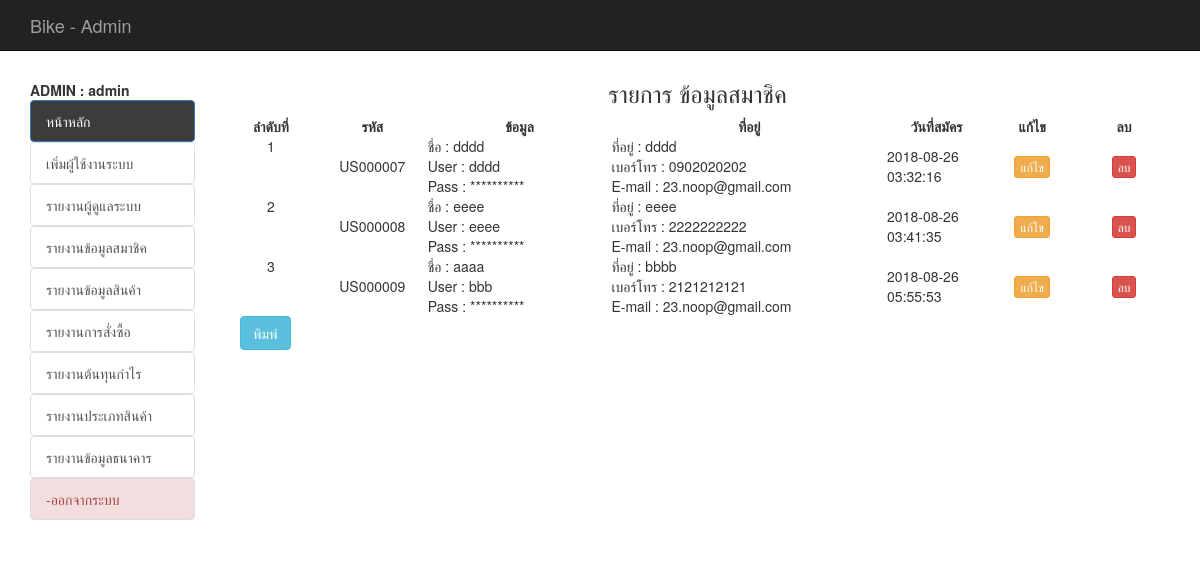
Screenshot of /backend/list_member.php (signed in) with the database file from the repository.
### tables this page shows
CREATE TABLE `tbl_member` (
  `mem_id` int(6) UNSIGNED ZEROFILL NOT NULL,
  `mem_name` varchar(50) NOT NULL,
  `mem_address` varchar(255) NOT NULL,
  `mem_tel` varchar(10) NOT NULL,
  `mem_username` varchar(20) NOT NULL,
  `mem_password` varchar(20) NOT NULL,
  `mem_email` varchar(20) NOT NULL,
  `status` varchar(5) NOT NULL,
  `sid` varchar(32) NOT NULL,
  `active` varchar(3) NOT NULL,
  `dateinsert` timestamp NOT NULL DEFAULT CURRENT_TIMESTAMP
);

### backend/mm.php (called while the page is built, shortened)
<?php require_once('../Connections/condb.php'); ?>
<?php
$colname_mm = "-1";
if (isset($_SESSION['MM_admin'])) {
  $colname_mm = $_SESSION['MM_admin'];
}
$query_mm = sprintf("SELECT * FROM tbl_admin WHERE admin_user = %s", GetSQLValueString($colname_mm, "text"));
$mm = mysql_query($query_mm, $condb) or die(mysql_error());
$row_mm = mysql_fetch_assoc($mm);
?>

### backend/list_member.php (the view, shortened to what this page needs)
<?php require_once('../Connections/condb.php'); ?>
<?php
if (!function_exists("GetSQLValueString")) {
  function GetSQLValueString($theValue, $theType, $theDefinedValue = "", $theNotDefinedValue = "")
  {
    $theValue = function_exists("mysql_real_escape_string") ? mysql_real_escape_string($theValue) : mysql_escape_string($theValue);
    switch ($theType) {
      case "text":
      $theValue = ($theValue != "") ? "'" . $theValue . "'" : "NULL";
      break;
    }
    return $theValue;
  }
}
$query_mem = "SELECT * FROM tbl_member ORDER BY mem_id ASC";
$mem = mysql_query($query_mem, $condb) or die(mysql_error());
$row_mem = mysql_fetch_assoc($mem);
?>
<!DOCTYPE html>
<html lang="en">
<head>
  <?php include('h.php');?>
  <?php include('datatable.php');?>
</head>
<body>
  <div class="container">
    <div class="row">
     <?php include('banner.php');?>
   </div>
   <div class="row">
     <div class="col-md-2">
      <br>
      <?php include('menu.php');?>
    </div>
    <div class="col-md-10">
      <h3 align="center"> รายการ ข้อมูลสมาชิค </h3>
      <table id="example" class="display" cellspacing="0" border="0">
        <thead>
          <tr align="center">
            <th width="5%">ลำดับที่</th>
            <th width="5%">รหัส</th>
            <th width="10%">ข้อมูล</th>
            <th width="15%">ที่อยู่</th>
            <th width="5%">วันที่สมัคร</th>
            <th width="5%"  id="hp">แก้ไข </th>
            <th width="5%"  id="hp">ลบ</th>
          </tr>
        </thead>
        <?php
        $i = 1;
        do { ?>
          <tr>
           <td align="center" valign="top"><?php echo $i; ?></td>
           <td align="center">US<?php echo $row_mem['mem_id']; ?></td>
           <td><?php echo "ชื่อ : ",$row_mem['mem_name']; ?><br />
            <?php echo "User : ",$row_mem['mem_username']; ?><br />
            <?php echo "Pass : ",'**********' ?></td>
            <td><?php echo "ที่อยู่ : " ,$row_mem['mem_address']; ?><br />
              <?php echo "เบอร์โทร : " ,$row_mem['mem_tel']; ?><br />
              <?php echo "E-mail : " ,$row_mem['mem_email']; ?>
            </td>
            <td><?php echo $row_mem['dateinsert']; ?></td>
            <td><center> <a href="edit_mem.php?mem_id=<?php echo $row_mem['mem_id'];?>" id="hp" class="btn btn-warning btn-xs"> แก้ไข </a> </center> </td>
            <td><center> <a href="del_mem.php?mem_id=<?php echo $row_mem['mem_id'];?>" onClick="return confirm('ยืนยันการลบ');"  id="hp" class="btn btn-danger btn-xs"> ลบ </a> </center> </td>
          </tr>
          <?php
          $i += 1;
        } while ($row_mem = mysql_fetch_assoc($mem)); ?>
      </table>
        <div class="col-md-2">
      <input type="button" name="search" id="hp" value="พิมพ์" onclick="print()" class="btn btn-info" />
     </div>
    </div>
  </div>
</div>
</body>
</html>

### backend/menu.php (shortened to what this page needs)
<?php include('mm.php');?>
<b id="hp">  ADMIN : <?php echo $row_mm['admin_name'];?></b>
<br />
<ul class="list-group list-group-flush" id="hp">
	<il><a href="index.php" class="list-group-item active"  style="background-color: #3c3c3c">หน้าหลัก</a></il>
	<?php
	if ($row_mm['status'] == 'admin') { ?>
		<il><a href="adduser_admin.php" class="list-group-item">เพิ่มผู้ใช้งานระบบ</a></il>
		<il><a href="list_admin.php" class="list-group-item">รายงานผู้ดูแลระบบ</a></il>
		<il><a href="list_member.php" class="list-group-item">รายงานข้อมูลสมาชิค</a></il>
		<il><a href="report_all_prd.php?all=all" class="list-group-item">รายงานข้อมูลสินค้า</a></il>
		<il><a href="report_all_order.php" class="list-group-item">รายงานการสั่งซื้อ</a></il>
		<il><a href="report_best.php" class="list-group-item">รายงานต้นทุนกำไร</a></il>
		<il><a href="report_all_type.php" class="list-group-item">รายงานประเภทสินค้า</a></il>
		<il><a href="report_all_bank.php" class="list-group-item">รายงานข้อมูลธนาคาร</a></il>
		<il><a href="logout_admin.php" class="list-group-item list-group-item-danger">-ออกจากระบบ</a></il>
<?php } ?>
</ul>

### css/style.css (style rules this page uses)
th { text-align:center; }

### rows the page displays
tbl_member: mem_id "000007", mem_name "dddd", mem_username "dddd", mem_address "dddd", mem_tel "0902020202", mem_email "23.noop@gmail.com", dateinsert "2018-08-26 03:32:16"
tbl_member: mem_id "000008", mem_name "eeee", mem_username "eeee", mem_address "eeee", mem_tel "2222222222", mem_email "23.noop@gmail.com", dateinsert "2018-08-26 03:41:35"
tbl_member: mem_id "000009", mem_name "aaaa", mem_username "bbb", mem_address "bbbb", mem_tel "2121212121", mem_email "23.noop@gmail.com", dateinsert "2018-08-26 05:55:53"

### other values shown
$row_mm['admin_name'] "admin"
